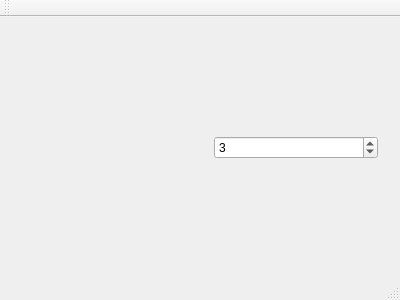
<?xml version="1.0" encoding="UTF-8"?>
<ui version="4.0">
 <class>MainWindow</class>
 <widget class="QMainWindow" name="MainWindow">
  <property name="geometry">
   <rect>
    <x>0</x>
    <y>0</y>
    <width>400</width>
    <height>300</height>
   </rect>
  </property>
  <property name="windowTitle">
   <string>MainWindow</string>
  </property>
  <widget class="QWidget" name="centralWidget">
   <layout class="QHBoxLayout" name="horizontalLayout">
    <item>
     <widget class="CanvasWidget" name="widget" native="true"/>
    </item>
    <item>
     <widget class="QWidget" name="widget_2" native="true">
      <layout class="QVBoxLayout" name="verticalLayout">
       <item>
        <widget class="QSpinBox" name="curveResolution">
         <property name="value">
          <number>3</number>
         </property>
        </widget>
       </item>
      </layout>
     </widget>
    </item>
   </layout>
  </widget>
  <widget class="QMenuBar" name="menuBar">
   <property name="geometry">
    <rect>
     <x>0</x>
     <y>0</y>
     <width>400</width>
     <height>22</height>
    </rect>
   </property>
  </widget>
  <widget class="QToolBar" name="mainToolBar">
   <attribute name="toolBarArea">
    <enum>TopToolBarArea</enum>
   </attribute>
   <attribute name="toolBarBreak">
    <bool>false</bool>
   </attribute>
  </widget>
  <widget class="QStatusBar" name="statusBar"/>
 </widget>
 <layoutdefault spacing="6" margin="11"/>
 <customwidgets>
  <customwidget>
   <class>CanvasWidget</class>
   <extends>QWidget</extends>
   <header>canvaswidget.h</header>
   <container>1</container>
  </customwidget>
 </customwidgets>
 <resources/>
 <connections/>
</ui>
